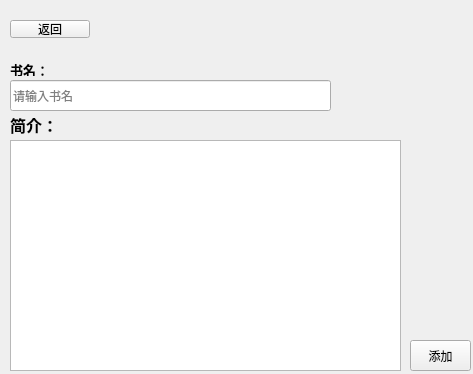
<?xml version="1.0" encoding="UTF-8"?>
<ui version="4.0">
 <class>AddBooks</class>
 <widget class="QWidget" name="AddBooks">
  <property name="geometry">
   <rect>
    <x>0</x>
    <y>0</y>
    <width>473</width>
    <height>374</height>
   </rect>
  </property>
  <property name="windowTitle">
   <string>Form</string>
  </property>
  <widget class="QPushButton" name="Return">
   <property name="geometry">
    <rect>
     <x>10</x>
     <y>20</y>
     <width>80</width>
     <height>18</height>
    </rect>
   </property>
   <property name="text">
    <string>返回</string>
   </property>
  </widget>
  <widget class="QLineEdit" name="nameEdit">
   <property name="geometry">
    <rect>
     <x>10</x>
     <y>80</y>
     <width>321</width>
     <height>31</height>
    </rect>
   </property>
   <property name="placeholderText">
    <string>请输入书名</string>
   </property>
  </widget>
  <widget class="QTextEdit" name="introduce">
   <property name="geometry">
    <rect>
     <x>10</x>
     <y>140</y>
     <width>391</width>
     <height>231</height>
    </rect>
   </property>
  </widget>
  <widget class="QPushButton" name="add">
   <property name="geometry">
    <rect>
     <x>410</x>
     <y>340</y>
     <width>61</width>
     <height>31</height>
    </rect>
   </property>
   <property name="text">
    <string>添加</string>
   </property>
  </widget>
  <widget class="QLabel" name="label">
   <property name="geometry">
    <rect>
     <x>10</x>
     <y>110</y>
     <width>51</width>
     <height>31</height>
    </rect>
   </property>
   <property name="text">
    <string>&lt;html&gt;&lt;head/&gt;&lt;body&gt;&lt;p&gt;&lt;span style=&quot; font-size:12pt; font-weight:700;&quot;&gt;简介：&lt;/span&gt;&lt;/p&gt;&lt;/body&gt;&lt;/html&gt;</string>
   </property>
  </widget>
  <widget class="QLabel" name="label_2">
   <property name="geometry">
    <rect>
     <x>10</x>
     <y>60</y>
     <width>41</width>
     <height>16</height>
    </rect>
   </property>
   <property name="text">
    <string>&lt;html&gt;&lt;head/&gt;&lt;body&gt;&lt;p&gt;&lt;span style=&quot; font-size:10pt; font-weight:700;&quot;&gt;书名：&lt;/span&gt;&lt;/p&gt;&lt;/body&gt;&lt;/html&gt;</string>
   </property>
  </widget>
 </widget>
 <resources/>
 <connections/>
</ui>
